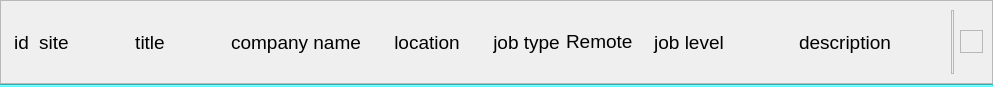
<?xml version="1.0" encoding="UTF-8"?>
<ui version="4.0">
 <class>Frame</class>
 <widget class="QFrame" name="Frame">
  <property name="geometry">
   <rect>
    <x>0</x>
    <y>0</y>
    <width>993</width>
    <height>87</height>
   </rect>
  </property>
  <property name="windowTitle">
   <string>Frame</string>
  </property>
  <property name="styleSheet">
   <string notr="true">QFrame {
    font-family: &quot;Segoe UI&quot;;
    font-size: 14pt;
}</string>
  </property>
  <layout class="QVBoxLayout" name="verticalLayout">
   <property name="spacing">
    <number>0</number>
   </property>
   <property name="leftMargin">
    <number>0</number>
   </property>
   <property name="topMargin">
    <number>0</number>
   </property>
   <property name="rightMargin">
    <number>0</number>
   </property>
   <property name="bottomMargin">
    <number>0</number>
   </property>
   <item>
    <widget class="QFrame" name="frame">
     <property name="sizePolicy">
      <sizepolicy hsizetype="Preferred" vsizetype="Preferred">
       <horstretch>1</horstretch>
       <verstretch>0</verstretch>
      </sizepolicy>
     </property>
     <property name="minimumSize">
      <size>
       <width>200</width>
       <height>0</height>
      </size>
     </property>
     <property name="frameShape">
      <enum>QFrame::Shape::StyledPanel</enum>
     </property>
     <property name="frameShadow">
      <enum>QFrame::Shadow::Raised</enum>
     </property>
     <layout class="QHBoxLayout" name="horizontalLayout_2">
      <item alignment="Qt::AlignmentFlag::AlignHCenter">
       <widget class="QLabel" name="label_id">
        <property name="maximumSize">
         <size>
          <width>40</width>
          <height>16777215</height>
         </size>
        </property>
        <property name="text">
         <string>id</string>
        </property>
        <property name="alignment">
         <set>Qt::AlignmentFlag::AlignCenter</set>
        </property>
       </widget>
      </item>
      <item alignment="Qt::AlignmentFlag::AlignHCenter">
       <widget class="QLabel" name="label_site">
        <property name="text">
         <string>site</string>
        </property>
        <property name="alignment">
         <set>Qt::AlignmentFlag::AlignCenter</set>
        </property>
       </widget>
      </item>
      <item alignment="Qt::AlignmentFlag::AlignHCenter">
       <widget class="QLabel" name="label_title">
        <property name="sizePolicy">
         <sizepolicy hsizetype="Preferred" vsizetype="Preferred">
          <horstretch>0</horstretch>
          <verstretch>0</verstretch>
         </sizepolicy>
        </property>
        <property name="minimumSize">
         <size>
          <width>150</width>
          <height>0</height>
         </size>
        </property>
        <property name="text">
         <string>title</string>
        </property>
        <property name="alignment">
         <set>Qt::AlignmentFlag::AlignCenter</set>
        </property>
       </widget>
      </item>
      <item alignment="Qt::AlignmentFlag::AlignHCenter">
       <widget class="QLabel" name="label_company_name">
        <property name="text">
         <string>company name</string>
        </property>
        <property name="alignment">
         <set>Qt::AlignmentFlag::AlignCenter</set>
        </property>
       </widget>
      </item>
      <item alignment="Qt::AlignmentFlag::AlignHCenter">
       <widget class="QLabel" name="label_location">
        <property name="minimumSize">
         <size>
          <width>120</width>
          <height>0</height>
         </size>
        </property>
        <property name="text">
         <string>location</string>
        </property>
        <property name="alignment">
         <set>Qt::AlignmentFlag::AlignCenter</set>
        </property>
       </widget>
      </item>
      <item alignment="Qt::AlignmentFlag::AlignHCenter">
       <widget class="QLabel" name="label_job_type">
        <property name="text">
         <string>job type</string>
        </property>
        <property name="alignment">
         <set>Qt::AlignmentFlag::AlignCenter</set>
        </property>
       </widget>
      </item>
      <item alignment="Qt::AlignmentFlag::AlignHCenter">
       <widget class="QLabel" name="label">
        <property name="sizePolicy">
         <sizepolicy hsizetype="Fixed" vsizetype="Fixed">
          <horstretch>0</horstretch>
          <verstretch>0</verstretch>
         </sizepolicy>
        </property>
        <property name="text">
         <string>Remote</string>
        </property>
       </widget>
      </item>
      <item alignment="Qt::AlignmentFlag::AlignHCenter">
       <widget class="QLabel" name="label_job_level">
        <property name="minimumSize">
         <size>
          <width>100</width>
          <height>0</height>
         </size>
        </property>
        <property name="text">
         <string>job level</string>
        </property>
        <property name="alignment">
         <set>Qt::AlignmentFlag::AlignCenter</set>
        </property>
       </widget>
      </item>
      <item alignment="Qt::AlignmentFlag::AlignHCenter">
       <widget class="QLabel" name="label_description">
        <property name="minimumSize">
         <size>
          <width>200</width>
          <height>0</height>
         </size>
        </property>
        <property name="maximumSize">
         <size>
          <width>200</width>
          <height>16777215</height>
         </size>
        </property>
        <property name="text">
         <string>description</string>
        </property>
        <property name="alignment">
         <set>Qt::AlignmentFlag::AlignCenter</set>
        </property>
       </widget>
      </item>
      <item>
       <widget class="QFrame" name="frame_line_placeholder">
        <property name="sizePolicy">
         <sizepolicy hsizetype="Fixed" vsizetype="Minimum">
          <horstretch>0</horstretch>
          <verstretch>0</verstretch>
         </sizepolicy>
        </property>
        <property name="minimumSize">
         <size>
          <width>3</width>
          <height>0</height>
         </size>
        </property>
        <property name="frameShape">
         <enum>QFrame::Shape::StyledPanel</enum>
        </property>
        <property name="frameShadow">
         <enum>QFrame::Shadow::Raised</enum>
        </property>
       </widget>
      </item>
      <item>
       <widget class="QFrame" name="frame_button_placeholder">
        <property name="sizePolicy">
         <sizepolicy hsizetype="Fixed" vsizetype="Fixed">
          <horstretch>0</horstretch>
          <verstretch>0</verstretch>
         </sizepolicy>
        </property>
        <property name="minimumSize">
         <size>
          <width>23</width>
          <height>23</height>
         </size>
        </property>
        <property name="frameShape">
         <enum>QFrame::Shape::StyledPanel</enum>
        </property>
        <property name="frameShadow">
         <enum>QFrame::Shadow::Raised</enum>
        </property>
       </widget>
      </item>
     </layout>
    </widget>
   </item>
   <item>
    <widget class="Line" name="line">
     <property name="minimumSize">
      <size>
       <width>0</width>
       <height>3</height>
      </size>
     </property>
     <property name="styleSheet">
      <string notr="true">background-color: rgb(85, 255, 255);</string>
     </property>
     <property name="orientation">
      <enum>Qt::Orientation::Horizontal</enum>
     </property>
    </widget>
   </item>
  </layout>
 </widget>
 <resources/>
 <connections/>
</ui>
